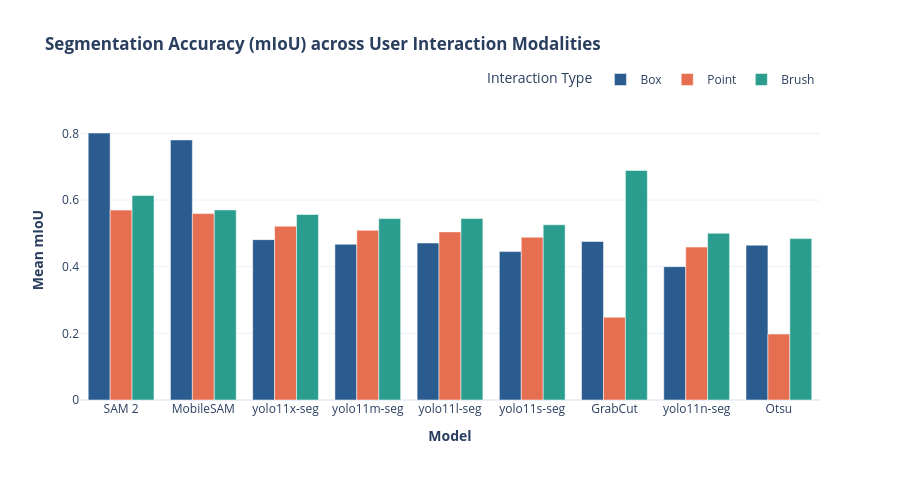

Notebook code cell kept with this figure:
### Markdown cell above
---
## 🎯 Section 2: Prompt Modality & User Interaction Sensitivity

In a real-world photo retouching tool, user behavior varies dramatically:
- **Box Modality**: User draws a bounding rectangle around an unwanted tourist or car.
- **Point Modality**: User taps directly on a blemish, logo, or stray object.
- **Brush Modality**: User paints a rough stroke over the region to be removed.

Furthermore, user inputs are rarely pixel-perfect. We evaluate each model across **3 modalities and 9 perturbation variants** to measure sensitivity to human error.

### Code cell
# Modality comparison table
modality_df = df.groupby(["model", "prompt_modality"])["mIoU"].mean().reset_index()

fig_modality = px.bar(
    modality_df,
    x="model",
    y="mIoU",
    color="prompt_modality",
    barmode="group",
    category_orders={"model": styled_leaderboard["Model"].tolist(), "prompt_modality": ["Box", "Point", "Brush"]},
    color_discrete_map={"Box": "#2b5c8f", "Point": "#e76f51", "Brush": "#2a9d8f"},
    title="<b>Segmentation Accuracy (mIoU) across User Interaction Modalities</b>",
    labels={"model": "Model", "mIoU": "Mean mIoU", "prompt_modality": "Interaction Type"},
    template=PLOTLY_TEMPLATE
)
fig_modality.update_layout(
    height=480,
    xaxis=dict(title="<b>Model</b>"),
    yaxis=dict(title="<b>Mean mIoU</b>", range=[0, 0.90]),
    legend=dict(orientation="h", yanchor="bottom", y=1.02, xanchor="right", x=1)
)
fig_modality.show()

### Figure 1 — Plotly figure (JSON) as saved in the notebook; plotly's stock layout.template omitted (floating-point values rounded to 4 significant figures)
{"data": [{"alignmentgroup": "True", "hovertemplate": "Interaction Type=Box<br>Model=%{x}<br>Mean mIoU=%{y}<extra></extra>", "legendgroup": "Box", "marker": {"color": "#2b5c8f", "pattern": {"shape": ""}}, "name": "Box", "offsetgroup": "Box", "orientation": "v", "showlegend": true, "textposition": "auto", "type": "bar", "x": ["GrabCut", "MobileSAM", "Otsu", "SAM 2", "yolo11l-seg", "yolo11m-seg", "yolo11n-seg", "yolo11s-seg", "yolo11x-seg"], "xaxis": "x", "y": [0.4755, 0.7803, 0.4644, 0.8008, 0.4709, 0.4673, 0.4001, 0.4453, 0.4811], "yaxis": "y"}, {"alignmentgroup": "True", "hovertemplate": "Interaction Type=Point<br>Model=%{x}<br>Mean mIoU=%{y}<extra></extra>", "legendgroup": "Point", "marker": {"color": "#e76f51", "pattern": {"shape": ""}}, "name": "Point", "offsetgroup": "Point", "orientation": "v", "showlegend": true, "textposition": "auto", "type": "bar", "x": ["GrabCut", "MobileSAM", "Otsu", "SAM 2", "yolo11l-seg", "yolo11m-seg", "yolo11n-seg", "yolo11s-seg", "yolo11x-seg"], "xaxis": "x", "y": [0.2484, 0.5592, 0.1979, 0.5697, 0.5043, 0.509, 0.4588, 0.4884, 0.5213], "yaxis": "y"}, {"alignmentgroup": "True", "hovertemplate": "Interaction Type=Brush<br>Model=%{x}<br>Mean mIoU=%{y}<extra></extra>", "legendgroup": "Brush", "marker": {"color": "#2a9d8f", "pattern": {"shape": ""}}, "name": "Brush", "offsetgroup": "Brush", "orientation": "v", "showlegend": true, "textposition": "auto", "type": "bar", "x": ["GrabCut", "MobileSAM", "Otsu", "SAM 2", "yolo11l-seg", "yolo11m-seg", "yolo11n-seg", "yolo11s-seg", "yolo11x-seg"], "xaxis": "x", "y": [0.6886, 0.5702, 0.4842, 0.6136, 0.5443, 0.5442, 0.5003, 0.5256, 0.5565], "yaxis": "y"}], "layout": {"barmode": "group", "height": 480, "legend": {"orientation": "h", "title": {"text": "Interaction Type"}, "tracegroupgap": 0, "x": 1, "xanchor": "right", "y": 1.02, "yanchor": "bottom"}, "title": {"text": "<b>Segmentation Accuracy (mIoU) across User Interaction Modalities</b>"}, "xaxis": {"anchor": "y", "categoryarray": ["SAM 2", "MobileSAM", "yolo11x-seg", "yolo11m-seg", "yolo11l-seg", "yolo11s-seg", "GrabCut", "yolo11n-seg", "Otsu"], "categoryorder": "array", "domain": [0, 1], "title": {"text": "<b>Model</b>"}}, "yaxis": {"anchor": "x", "domain": [0, 1], "range": [0, 0.9], "title": {"text": "<b>Mean mIoU</b>"}}}}
